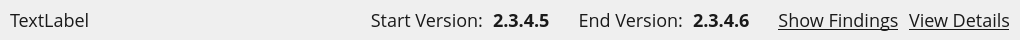
<?xml version="1.0" encoding="UTF-8"?>
<ui version="4.0">
 <class>ReviewItemWidget</class>
 <widget class="QWidget" name="ReviewItemWidget">
  <property name="geometry">
   <rect>
    <x>0</x>
    <y>0</y>
    <width>1020</width>
    <height>40</height>
   </rect>
  </property>
  <property name="sizePolicy">
   <sizepolicy hsizetype="Preferred" vsizetype="Fixed">
    <horstretch>0</horstretch>
    <verstretch>0</verstretch>
   </sizepolicy>
  </property>
  <property name="minimumSize">
   <size>
    <width>0</width>
    <height>40</height>
   </size>
  </property>
  <property name="maximumSize">
   <size>
    <width>16777215</width>
    <height>40</height>
   </size>
  </property>
  <property name="windowTitle">
   <string>Form</string>
  </property>
  <property name="styleSheet">
   <string notr="true">QLabel {
	font-family: Open Sans;
	font-size: 18px;
	font-weight: 400;
	line-height: 24px;
	letter-spacing: 0%;
	color: #1A1A1A;
}

#endVerValueLabel,
#startVerValueLabel {
	font-weight: 600;
}

QPushButton {
	background: transparent;
	border: none;
	font-family: Open Sans;
	font-size: 18px;
	line-height: 24px;
	letter-spacing: 0%;
	color: #1A1A1A;
	text-decoration: underline;
}</string>
  </property>
  <layout class="QHBoxLayout" name="horizontalLayout">
   <property name="spacing">
    <number>10</number>
   </property>
   <property name="leftMargin">
    <number>10</number>
   </property>
   <property name="topMargin">
    <number>0</number>
   </property>
   <property name="rightMargin">
    <number>10</number>
   </property>
   <property name="bottomMargin">
    <number>0</number>
   </property>
   <item>
    <widget class="QLabel" name="mainLabel">
     <property name="sizePolicy">
      <sizepolicy hsizetype="Preferred" vsizetype="Fixed">
       <horstretch>0</horstretch>
       <verstretch>0</verstretch>
      </sizepolicy>
     </property>
     <property name="minimumSize">
      <size>
       <width>350</width>
       <height>0</height>
      </size>
     </property>
     <property name="maximumSize">
      <size>
       <width>350</width>
       <height>16777215</height>
      </size>
     </property>
     <property name="text">
      <string>TextLabel</string>
     </property>
    </widget>
   </item>
   <item>
    <widget class="QLabel" name="startVerTextLabel">
     <property name="text">
      <string>Start Version:</string>
     </property>
     <property name="alignment">
      <set>Qt::AlignmentFlag::AlignRight|Qt::AlignmentFlag::AlignTrailing|Qt::AlignmentFlag::AlignVCenter</set>
     </property>
    </widget>
   </item>
   <item>
    <widget class="QLabel" name="startVerValueLabel">
     <property name="text">
      <string>2.3.4.5</string>
     </property>
    </widget>
   </item>
   <item>
    <widget class="QLabel" name="endVerTextLabel">
     <property name="text">
      <string>End Version:</string>
     </property>
     <property name="alignment">
      <set>Qt::AlignmentFlag::AlignRight|Qt::AlignmentFlag::AlignTrailing|Qt::AlignmentFlag::AlignVCenter</set>
     </property>
    </widget>
   </item>
   <item>
    <widget class="QLabel" name="endVerValueLabel">
     <property name="text">
      <string>2.3.4.6</string>
     </property>
    </widget>
   </item>
   <item>
    <widget class="QPushButton" name="showFindingButton">
     <property name="text">
      <string>Show Findings</string>
     </property>
    </widget>
   </item>
   <item>
    <widget class="QPushButton" name="viewDetailButton">
     <property name="text">
      <string>View Details</string>
     </property>
    </widget>
   </item>
  </layout>
 </widget>
 <resources/>
 <connections/>
</ui>
